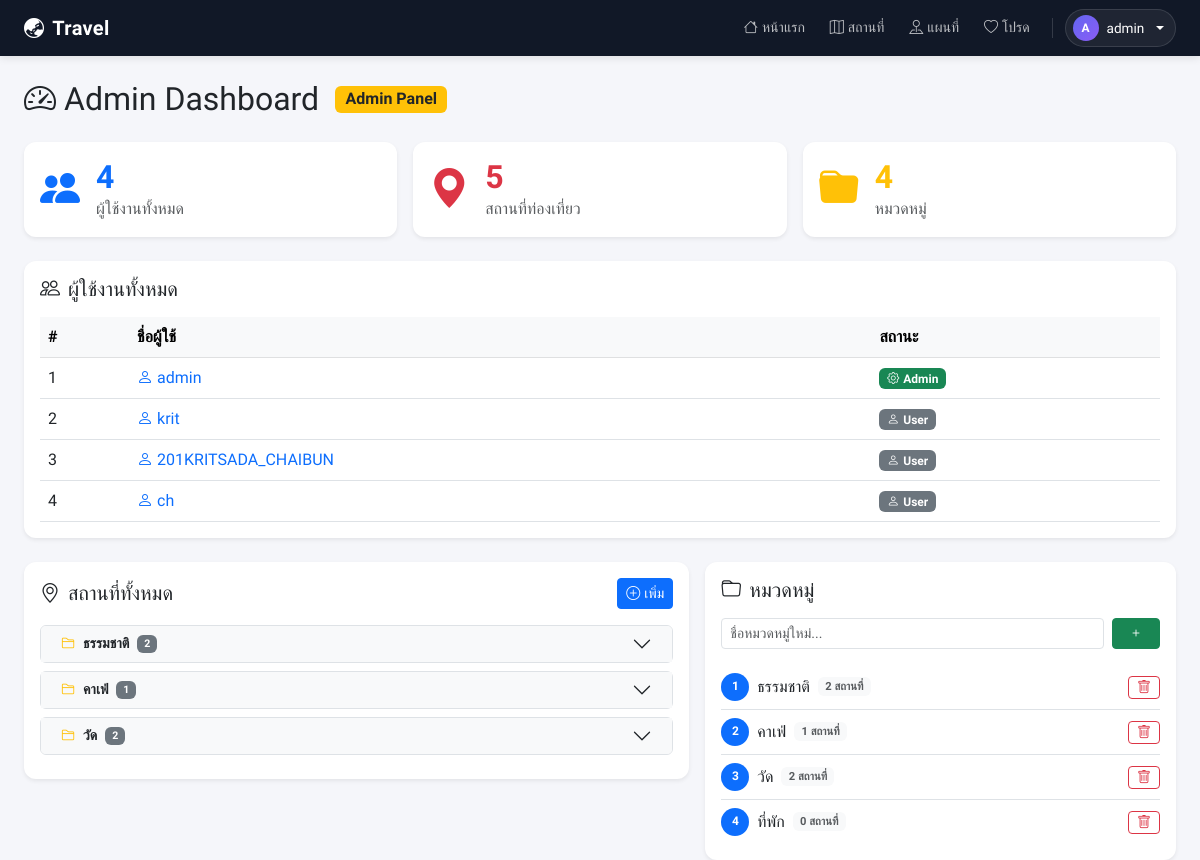
The page /admin/ (signed in) on the database its author committed.
### models.py (models this page shows)
class User(db.Model, UserMixin):
    __tablename__ = 'user'
    id       = db.Column(db.Integer, primary_key=True)
    username = db.Column(db.String(100), unique=True, nullable=False)
    password = db.Column(db.String(200), nullable=False)
    email    = db.Column(db.String(200), unique=True, nullable=True)
    phone    = db.Column(db.String(20),  unique=True, nullable=True)
    is_admin = db.Column(db.Boolean, default=False)
    reviews   = db.relationship('Review',   backref='user', lazy=True)
    favorites = db.relationship('Favorite', backref='user', lazy=True)

class Category(db.Model):
    __tablename__ = 'category'
    id   = db.Column(db.Integer, primary_key=True)
    name = db.Column(db.String(100), nullable=False)
    places = db.relationship('Place', backref='category', lazy=True)

### blueprints/admin_bp.py (the view)
@admin_bp.route('/')
@login_required
def dashboard():
    _admin_required()
    return render_template('admin/dashboard.html',
                           users=User.query.all(),
                           places=Place.query.all(),
                           categories=Category.query.all())

### blueprints/admin_bp.py (called while the page is built)
def _admin_required():
    if not current_user.is_authenticated or not current_user.is_admin:
        abort(403)

### templates/admin/dashboard.html (shortened to what this page needs)
{% extends 'base.html' %}
{% block content %}
<div class="d-flex align-items-center gap-3 mb-4">
    <h2 class="mb-0"><i class="bi bi-speedometer2 me-2"></i>Admin Dashboard</h2>
    <span class="badge bg-warning text-dark fs-6">Admin Panel</span>
</div>
<div class="row g-3 mb-4">
    <div class="col-md-4">
        <div class="card shadow-sm border-0 p-3">
            <div class="d-flex align-items-center gap-3">
                <i class="bi bi-people-fill text-primary" style="font-size:2.5rem;"></i>
                <div>
                    <h2 class="mb-0 fw-bold text-primary">{{ users|length }}</h2>
                    <div class="text-muted">ผู้ใช้งานทั้งหมด</div>
                </div>
            </div>
        </div>
    </div>
    <div class="col-md-4">
        <div class="card shadow-sm border-0 p-3">
            <div class="d-flex align-items-center gap-3">
                <i class="bi bi-geo-alt-fill text-danger" style="font-size:2.5rem;"></i>
                <div>
                    <h2 class="mb-0 fw-bold text-danger">{{ places|length }}</h2>
                    <div class="text-muted">สถานที่ท่องเที่ยว</div>
                </div>
            </div>
        </div>
    </div>
    <div class="col-md-4">
        <div class="card shadow-sm border-0 p-3">
            <div class="d-flex align-items-center gap-3">
                <i class="bi bi-folder-fill text-warning" style="font-size:2.5rem;"></i>
                <div>
                    <h2 class="mb-0 fw-bold text-warning">{{ categories|length }}</h2>
                    <div class="text-muted">หมวดหมู่</div>
                </div>
            </div>
        </div>
    </div>
</div>
<div class="card shadow-sm border-0 mb-4">
    <div class="card-body">
        <h5 class="mb-3"><i class="bi bi-people me-2"></i>ผู้ใช้งานทั้งหมด</h5>
        <table class="table table-hover align-middle mb-0">
            <thead class="table-light">
                <tr><th>#</th><th>ชื่อผู้ใช้</th><th>สถานะ</th></tr>
            </thead>
            <tbody>
                {% for u in users %}
                <tr>
                    <td>{{ loop.index }}</td>
                    <td><a href="{{ url_for('user.profile_user', user_id=u.id) }}" class="text-decoration-none"><i class="bi bi-person me-1"></i>{{ u.username }}</a></td>
                    <td>
                        {% if u.is_admin %}
                            <span class="badge bg-success"><i class="bi bi-gear me-1"></i>Admin</span>
                        {% else %}
                            <span class="badge bg-secondary"><i class="bi bi-person me-1"></i>User</span>
                        {% endif %}
                    </td>
                </tr>
                {% endfor %}
            </tbody>
        </table>
    </div>
</div>
<div class="row g-3">
    <div class="col-md-7">
        <div class="card shadow-sm border-0">
            <div class="card-body">
                <div class="d-flex justify-content-between align-items-center mb-3">
                    <h5 class="mb-0"><i class="bi bi-geo-alt me-2"></i>สถานที่ทั้งหมด</h5>
                    <a href="{{ url_for('places.add') }}" class="btn btn-primary btn-sm"><i class="bi bi-plus-circle me-1"></i>เพิ่ม</a>
                </div>
                <div class="accordion" id="placeAccordion">
                {% for cat in categories %}
                    {% set cat_places = places | selectattr('category_id','equalto',cat.id) | list %}
                    {% if cat_places %}
                    <div class="accordion-item border rounded mb-2">
                        <h2 class="accordion-header" id="heading-{{ cat.id }}">
                            <button class="accordion-button collapsed py-2 fw-semibold" type="button"
                                    data-bs-toggle="collapse"
                                    data-bs-target="#cat-{{ cat.id }}"
                                    aria-expanded="false"
                                    aria-controls="cat-{{ cat.id }}"
                                    style="font-size:.88rem;background:#f8f9fa;">
                                <i class="bi bi-folder2 me-2 text-warning"></i>
                                {{ cat.name }}
                                <span class="badge bg-secondary ms-2">{{ cat_places|length }}</span>
                            </button>
                        </h2>
                    </div>
                    {% endif %}
                {% endfor %}
                {% set no_cat = places | rejectattr('category_id') | list %}
                </div>
            </div>
        </div>
    </div>
    <div class="col-md-5">
        <div class="card shadow-sm border-0">
            <div class="card-body">
                <h5 class="mb-3"><i class="bi bi-folder me-2"></i>หมวดหมู่</h5>
                <form method="POST" action="{{ url_for('admin.add_category') }}" class="d-flex gap-2 mb-3">
                    <input type="text" name="name" class="form-control form-control-sm"
                           placeholder="ชื่อหมวดหมู่ใหม่..." required>
                    <button class="btn btn-success btn-sm px-3" type="submit">
                        <i class="bi bi-plus"></i>
                    </button>
                </form>
                <ul class="list-group list-group-flush">
                    {% for c in categories %}
                    <li class="list-group-item d-flex align-items-center justify-content-between px-0">
                        <div class="d-flex align-items-center gap-2">
                            <span class="badge bg-primary rounded-circle"
                                  style="width:28px;height:28px;line-height:18px;text-align:center;">
                                {{ loop.index }}
                            </span>
                            <span>{{ c.name }}</span>
                            {% set place_count = places|selectattr('category_id','equalto',c.id)|list|length %}
                            <span class="badge bg-light text-muted" style="font-size:.7rem;">
                                {{ place_count }} สถานที่
                            </span>
                        </div>
                        <form method="POST" action="{{ url_for('admin.delete_category', id=c.id) }}"
                              style="display:inline;"
                              onsubmit="return confirm('ลบหมวดหมู่ {{ c.name }}? สถานที่ในหมวดนี้จะไม่มีหมวดหมู่')">
                            <button class="btn btn-outline-danger btn-sm py-0">
                                <i class="bi bi-trash"></i>
                            </button>
                        </form>
                    </li>
                    {% else %}
                    <li class="list-group-item px-0 text-muted small">ยังไม่มีหมวดหมู่</li>
                    {% endfor %}
                </ul>
            </div>
        </div>
    </div>
</div>
{% endblock %}

### templates/base.html (shortened to what this page needs)
<!DOCTYPE html>
<html lang="th">
<head>
    <link href="https://cdn.jsdelivr.net/npm/bootstrap@5.3.0/dist/css/bootstrap.min.css" rel="stylesheet">
    <link href="https://cdn.jsdelivr.net/npm/bootstrap-icons@1.11.3/font/bootstrap-icons.css" rel="stylesheet">
</head>
<body>
<nav class="navbar navbar-dark">
  <div class="container-fluid px-4">
    <a class="navbar-brand d-flex align-items-center" href="{{ url_for('places.home') }}">
        <i class="bi bi-globe-asia-australia me-2"></i>Travel
    </a>
    <div class="d-flex align-items-center gap-1 flex-wrap">
      {% if current_user.is_authenticated %}
        <a href="{{ url_for('places.home') }}" class="nav-link-clean"><i class="bi bi-house me-1"></i>หน้าแรก</a>
        <a href="{{ url_for('places.list_places') }}" class="nav-link-clean"><i class="bi bi-map me-1"></i>สถานที่</a>
        <a href="{{ url_for('places.map_view') }}" class="nav-link-clean"><i class="bi bi-pin-map me-1"></i>แผนที่</a>
        <a href="{{ url_for('places.my_favorites') }}" class="nav-link-clean"><i class="bi bi-heart me-1"></i>โปรด</a>
        <div class="dropdown">
          <button class="user-menu-btn dropdown-toggle" type="button" data-bs-toggle="dropdown" aria-expanded="false">
            <span class="user-avatar">{{ current_user.username[0]|upper }}</span>
            <span>{{ current_user.username }}</span>
          </button>
        </div>
      {% else %}
        <a href="{{ url_for('auth.login') }}" class="nav-link-clean"><i class="bi bi-box-arrow-in-right me-1"></i>เข้าสู่ระบบ</a>
        <a href="{{ url_for('auth.register') }}" class="btn btn-light btn-sm rounded-pill px-3"><i class="bi bi-person-plus me-1"></i>สมัคร</a>
      {% endif %}
    </div>
  </div>
</nav>
<div class="container-fluid px-4 mt-4">
    {% block content %}{% endblock %}
</div>
</body>
</html>

### templates/base.html (style rules this page uses)
body { font-family: 'Prompt', sans-serif; background: #f5f6fa; }
.navbar { box-shadow: 0 2px 8px rgba(0,0,0,.1); background:#111827 !important; }
.navbar-brand { font-weight: 600; letter-spacing:.3px; }
.nav-link-clean { color: rgba(255,255,255,.72); font-size: .88rem; text-decoration: none; padding: .4rem .65rem; border-radius: 6px; transition: color .15s ease, background-color .15s ease; }
.user-menu-btn { display:flex; align-items:center; gap:.5rem; background: rgba(255,255,255,.06); border: 1px solid rgba(255,255,255,.12); color:#fff; font-size:.85rem; padding:.3rem .7rem .3rem .4rem; border-radius: 999px; }
.user-avatar { width:26px; height:26px; border-radius:50%; background: linear-gradient(135deg,#6366f1,#8b5cf6); display:flex; align-items:center; justify-content:center; font-size:.75rem; font-weight:600; color:#fff; }
.card { border-radius: 12px !important; }

### rows shown on the page
User: username "A", username "admin", is_admin True (drawn)
User: username "krit", is_admin False (drawn)
User: username "201KRITSADA_CHAIBUN", is_admin False (drawn)
User: username "ch", is_admin False (drawn)
Category: name "ธรรมชาติ", cat_places "2", place_count "2"
Category: name "คาเฟ่", cat_places "1", place_count "1"
Category: name "วัด", cat_places "2", place_count "2"
Category: name "ที่พัก", place_count "0"

### other values the page prints
{{ users|length }} "4"
{{ places|length }} "5"
{{ categories|length }} "4"
